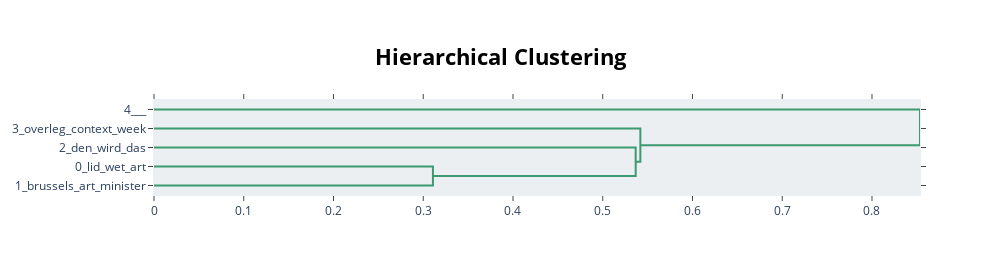

The code cell stored with this chart in its notebook:
### Code cell
topic_model.visualize_hierarchy(top_n_topics=50)

### Figure 1 — Plotly figure (JSON) as saved in the notebook; plotly's stock layout.template omitted (floating-point values rounded to 4 significant figures)
{"data": [{"hoverinfo": "text", "marker": {"color": "rgb(61,153,112)"}, "mode": "lines", "type": "scatter", "x": [0, 0.3108, 0.3108, 0], "xaxis": "x", "y": [-35, -35, -45, -45], "yaxis": "y"}, {"hoverinfo": "text", "marker": {"color": "rgb(61,153,112)"}, "mode": "lines", "type": "scatter", "x": [0, 0.5367, 0.5367, 0.3108], "xaxis": "x", "y": [-25, -25, -40, -40], "yaxis": "y"}, {"hoverinfo": "text", "marker": {"color": "rgb(61,153,112)"}, "mode": "lines", "type": "scatter", "x": [0, 0.5419, 0.5419, 0.5367], "xaxis": "x", "y": [-15, -15, -32.5, -32.5], "yaxis": "y"}, {"hoverinfo": "text", "marker": {"color": "rgb(61,153,112)"}, "mode": "lines", "type": "scatter", "x": [0, 0.8535, 0.8535, 0.5419], "xaxis": "x", "y": [-5, -5, -23.75, -23.75], "yaxis": "y"}], "layout": {"autosize": false, "height": 275, "hoverlabel": {"bgcolor": "white", "font": {"family": "Rockwell", "size": 16}}, "hovermode": "closest", "plot_bgcolor": "#ECEFF1", "showlegend": false, "title": {"font": {"color": "Black", "size": 22}, "text": "<b>Hierarchical Clustering", "x": 0.5, "xanchor": "center", "yanchor": "top"}, "width": 1000, "xaxis": {"mirror": "allticks", "rangemode": "tozero", "showgrid": false, "showline": true, "showticklabels": true, "ticks": "outside", "type": "linear", "zeroline": false}, "yaxis": {"mirror": "allticks", "range": [-50, 0], "rangemode": "tozero", "showgrid": false, "showline": true, "showticklabels": true, "tickmode": "array", "ticks": "outside", "ticktext": ["4___", "3_overleg_context_week", "2_den_wird_das", "0_lid_wet_art", "1_brussels_art_minister"], "tickvals": [-5, -15, -25, -35, -45], "type": "linear", "zeroline": false}}}
